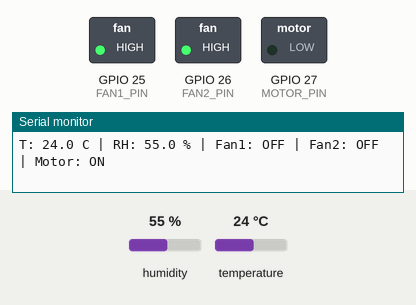
A sketch run on a simulated ESP32. On the bench: switched loads named in the sketch (green lamp = pin HIGH), the last lines printed to the serial monitor. Inputs (shaded band) come from the test bench; at power-on: humidity 55 %, temperature 24 °C.

Above: at 4.8 s.
4.9 s: humidity set to 75 %
9.9 s: humidity set to 78 %
At 12.6 s:
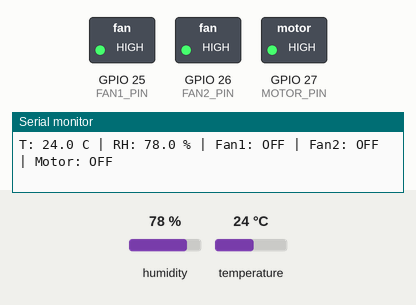
14.9 s: temperature set to 28 °C
At 16.9 s:
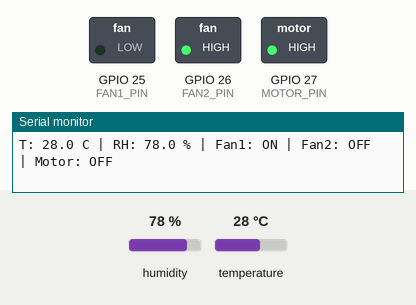
19.9 s: temperature set to 32 °C
At 21.1 s:
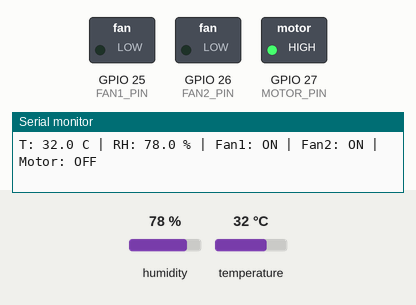
24.9 s: humidity set to 22 %
At 28.4 s:
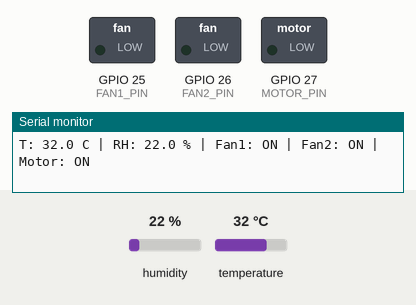
29.9 s: temperature set to 29 °C
At 32.7 s:
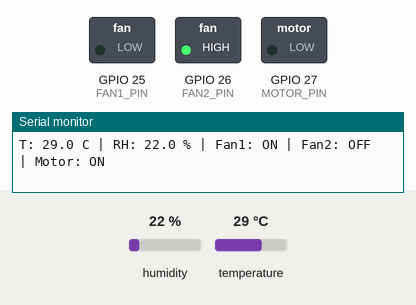
Timing chart, 0 to 34.2 s (numbered marks = the images above; inputs shaded):
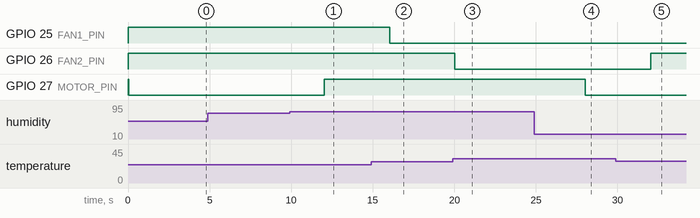

Measured:
- the behaviour switches between 76 and 77 % on humidity (found by bisection; images 0 and 1)
- the behaviour switches between 26 and 27 °C on temperature (found by bisection; images 1 and 2)
- the behaviour switches between 30 and 31 °C on temperature (found by bisection; images 2 and 3)
- after the input at 9.9 s, GPIO 27 (MOTOR_PIN): LOW → HIGH after 2.1 s
- after the input at 14.9 s, GPIO 25 (FAN1_PIN): HIGH → LOW after 1.1 s
- after the input at 19.9 s, GPIO 26 (FAN2_PIN): HIGH → LOW after 0.14 s
- after the input at 24.9 s, GPIO 27 (MOTOR_PIN): HIGH → LOW after 3.1 s
- after the input at 29.9 s, GPIO 26 (FAN2_PIN): LOW → HIGH after 2.1 s

The sketch:

claybreeze_controller.ino
```cpp
/*
 * ClayBreeze controller — ESP32 + DHT11 + 3-channel relay module
 *
 * Pins
 *   DHT11 DATA          GPIO32  (breadboard 7A)
 *   Relay IN1 – Fan 1   GPIO25  (9A)
 *   Relay IN2 – Fan 2   GPIO26  (10A)
 *   Relay IN3 – Motor   GPIO27  (11A)
 *   GND                 common ground (14A)
 *
 * Relay module is ACTIVE-LOW: LOW = ON, HIGH = OFF.
 *
 * Control logic with hysteresis (between the limits each output keeps its state)
 *   Fan 1: ON when T > 26 °C, OFF when T <= 25 °C
 *   Fan 2: ON when T > 30 °C, OFF when T <= 29 °C
 *   Motor: ON when RH < 75 %, OFF when RH >= 77 %
 *
 * The DHT11 is read about every 2 s (millis(), no blocking delay).
 * A failed reading (NaN) is skipped and the outputs stay as they are.
 *
 * Library: "DHT sensor library" by Adafruit (+ "Adafruit Unified Sensor").
 */

#include "DHT.h"

// ===== PINS =====
const uint8_t DHT_PIN   = 32;
const uint8_t FAN1_PIN  = 25;  // relay IN1
const uint8_t FAN2_PIN  = 26;  // relay IN2
const uint8_t MOTOR_PIN = 27;  // relay IN3

#define DHTTYPE DHT11
DHT dht(DHT_PIN, DHTTYPE);

// ===== ACTIVE-LOW RELAY MODULE =====
const uint8_t RELAY_ON  = LOW;
const uint8_t RELAY_OFF = HIGH;

// ===== THRESHOLDS =====
const float FAN1_ON_ABOVE_C      = 26.0;
const float FAN1_OFF_AT_OR_BELOW = 25.0;
const float FAN2_ON_ABOVE_C      = 30.0;
const float FAN2_OFF_AT_OR_BELOW = 29.0;
const float MOTOR_ON_RH  = 75.0;  // motor ON below this RH (%)
const float MOTOR_OFF_RH = 77.0;  // motor OFF at or above this RH (%)

const unsigned long READ_INTERVAL_MS = 2000;

// ===== STATE =====
bool fan1On = false;
bool fan2On = false;
bool motorOn = false;
unsigned long lastReadMs = 0;

void setRelay(uint8_t pin, bool on) {
  digitalWrite(pin, on ? RELAY_ON : RELAY_OFF);
}

void setupRelayPin(uint8_t pin) {
  digitalWrite(pin, RELAY_OFF);  // set HIGH (OFF) first ...
  pinMode(pin, OUTPUT);          // ... then make it an output, so the relay never clicks on at boot
}

void setup() {
  setupRelayPin(FAN1_PIN);
  setupRelayPin(FAN2_PIN);
  setupRelayPin(MOTOR_PIN);

  Serial.begin(115200);
  dht.begin();

  Serial.println("==================================");
  Serial.println("     CLAYBREEZE CONTROLLER");
  Serial.println("==================================");
  Serial.println("All relays OFF. Reading DHT11 every 2 s.");
  Serial.println("Fan 1: ON > 26 C, OFF <= 25 C | Fan 2: ON > 30 C, OFF <= 29 C | Motor: ON < 75 % RH, OFF >= 77 % RH");

  lastReadMs = millis() - READ_INTERVAL_MS;  // first reading straight away
}

void loop() {
  unsigned long now = millis();
  if (now - lastReadMs < READ_INTERVAL_MS) return;
  lastReadMs = now;

  float temperature = dht.readTemperature();
  float humidity = dht.readHumidity();

  if (isnan(temperature) || isnan(humidity)) {
    Serial.println("DHT11 read failed - outputs unchanged");
    return;
  }

  // ===== FAN 1 =====
  if (temperature > FAN1_ON_ABOVE_C) fan1On = true;
  else if (temperature <= FAN1_OFF_AT_OR_BELOW) fan1On = false;

  // ===== FAN 2 =====
  if (temperature > FAN2_ON_ABOVE_C) fan2On = true;
  else if (temperature <= FAN2_OFF_AT_OR_BELOW) fan2On = false;

  // ===== WATER MOTOR =====
  if (humidity < MOTOR_ON_RH) motorOn = true;
  else if (humidity >= MOTOR_OFF_RH) motorOn = false;

  setRelay(FAN1_PIN, fan1On);
  setRelay(FAN2_PIN, fan2On);
  setRelay(MOTOR_PIN, motorOn);

  // ===== SERIAL =====
  Serial.print("T: ");
  Serial.print(temperature, 1);
  Serial.print(" C | RH: ");
  Serial.print(humidity, 1);
  Serial.print(" % | Fan1: ");
  Serial.print(fan1On ? "ON" : "OFF");
  Serial.print(" | Fan2: ");
  Serial.print(fan2On ? "ON" : "OFF");
  Serial.print(" | Motor: ");
  Serial.println(motorOn ? "ON" : "OFF");
}
```
